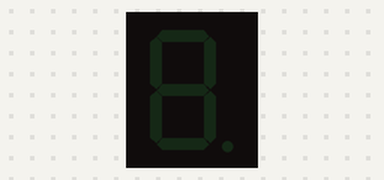
The program below on a simulated ESP32. Shown: 1-digit seven-segment display. Wiring (inferred from the names in the program): 1-digit 7-segment display, segments lit when HIGH: segments GPIO 12, GPIO 13, GPIO 27, GPIO 15, GPIO 32, GPIO 22, GPIO 18. The segment pins are drawn as the display they are named for.

Above: at 0.1 s.
At 1.1 s:
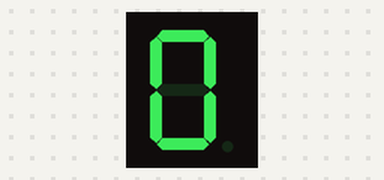
At 2.1 s:
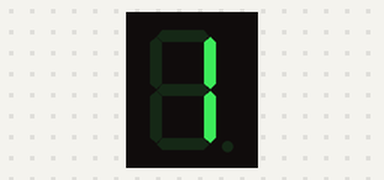
At 5.1 s:
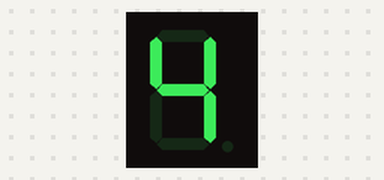
At 7.1 s:
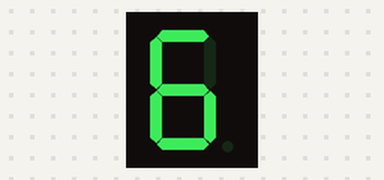
At 10.1 s:
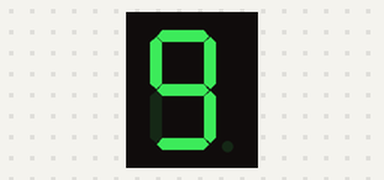

The program:

main.cpp
```cpp
#include <Arduino.h>
#include <String>
#include <iostream>

int a = 12;
int b = 13;
int c = 27;
int d = 15;
int e = 32;
int f = 22;
int g = 18;

#define _0 { HIGH, HIGH, HIGH, HIGH, HIGH, HIGH, LOW}
#define _1 { LOW, HIGH, HIGH, LOW, LOW, LOW, LOW}
#define _2 { HIGH, HIGH, LOW, HIGH, HIGH, LOW, HIGH}
#define _3 { HIGH, HIGH, HIGH, HIGH, LOW, LOW, HIGH}
#define _4 { LOW, HIGH, HIGH, LOW, LOW, HIGH, HIGH}
#define _5 { HIGH, LOW, HIGH, HIGH, LOW, HIGH, HIGH}
#define _6 { HIGH, LOW, HIGH, HIGH, HIGH, HIGH, HIGH}
#define _7 { HIGH, HIGH, HIGH, LOW, LOW, LOW, LOW}
#define _8 { HIGH, HIGH, HIGH, HIGH, HIGH, HIGH, HIGH}
#define _9 { HIGH, HIGH, HIGH, HIGH, LOW, HIGH, HIGH}
int num_bit[10][7] = { _0, _1, _2, _3, _4, _5, _6, _7, _8, _9 };


void putString();
void setup() {
  // put your setup code here, to run once:
  Serial.begin(9600);


 pinMode(a, OUTPUT);
 pinMode(b, OUTPUT);
 pinMode(c, OUTPUT);
 pinMode(d, OUTPUT);
 pinMode(e, OUTPUT);
 pinMode(f, OUTPUT);
 pinMode(g, OUTPUT);


}
unsigned long before = millis();
void pickNumber(int n);
int num = 0;


void loop() {
  // put your main code here, to run repeatedly:
  //putString();
  unsigned long after = millis();

  if (after - before >= 1000)
  {
  before = after;
  pickNumber(num++);
  if(num == 10)
    num = 0;

  }
}
void putString(){
  Serial.println("**METHOD START**");
  while(1){
    if(Serial.available()){

      String inString = Serial.readStringUntil('\n');
      Serial.println(inString);
      Serial.println(strcmp(inString.c_str(), "END"));
      if(inString == "END\r"){ //carriage return의 존재
        Serial.println("**METHOD END**");
        break;
      }

    }
  }
}

void pickNumber(int n)
{
 digitalWrite(a, num_bit[n][0]);
 digitalWrite(b, num_bit[n][1]);
 digitalWrite(c, num_bit[n][2]);
 digitalWrite(d, num_bit[n][3]);
 digitalWrite(e, num_bit[n][4]);
 digitalWrite(f, num_bit[n][5]);
 digitalWrite(g, num_bit[n][6]);
}
```

Measured:
- by itself, everything shown: repeats every 10.0 s, in 10 steps
- what the display in image 1 shows lasts 1.0 s, from 1.0 s to 2.0 s
